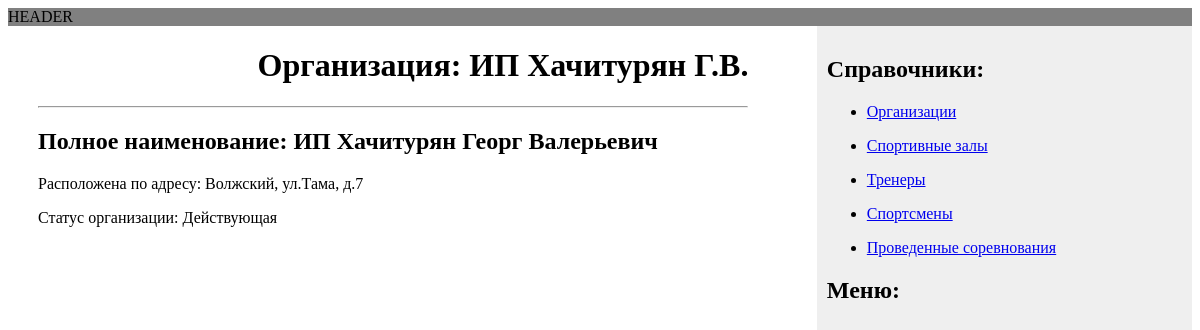
Screenshot of /tournament/organization/ip-hachituryan-georg-valerevich/ with the database file from the repository.
### tournament/models.py (models this page shows, shortened)
class Organization(models.Model):
    STATUS_CHOICES = (
        ('active', 'Действующая'),
        ('not_exist', 'Не существует'),
    )
    name = models.CharField(verbose_name='Полное наименование', max_length=100, unique=True)
    short_name = models.CharField(verbose_name='Сокращенное наименование', max_length=50)
    address = models.CharField(verbose_name='Адрес', max_length=150)
    slug = models.SlugField(verbose_name='Алиас', max_length=100)
    status = models.CharField(
        verbose_name='Статус',
        max_length=15,
        choices=STATUS_CHOICES,
        default='active'
    )
    objects = models.Manager()
    active = ActiveOrganizationManager()
    class Meta:
        verbose_name = 'Организация'
        verbose_name_plural = 'Организации'
        ordering = ('short_name',)

### tournament/views.py (the view)
# urls.py: path('organization/<slug:organization>/', views.organization_detail,
def organization_detail(request, organization):
    organization = get_object_or_404(Organization, slug=organization,
                                     status='active')
    return render(request,
                  'organization/detail.html',
                  {'organization': organization})

### tournament/templates/organization/detail.html (shortened to what this page needs)
{% extends 'tournament/base.html' %}
{% block content %}
    <h1 align="right">Организация: {{ organization.short_name }}</h1>
        <hr>
        <h2>
            Полное наименование: {{ organization.name }}
        </h2>
        <p>Расположена по адресу: {{ organization.address }}</p>
        <p>Статус организации: {{ organization.get_status_display }}</p>
{% endblock %}

### tournament/static/css/mystyle.css (style rules this page uses)
html { height: 100%; width: 100%; }
body { display: flex; flex-direction: column; height: 100%; }

### rows the page displays
Organization: short_name "ИП Хачитурян Г.В.", name "ИП Хачитурян Георг Валерьевич", address "Волжский, ул.Тама, д.7", status "Действующая"
